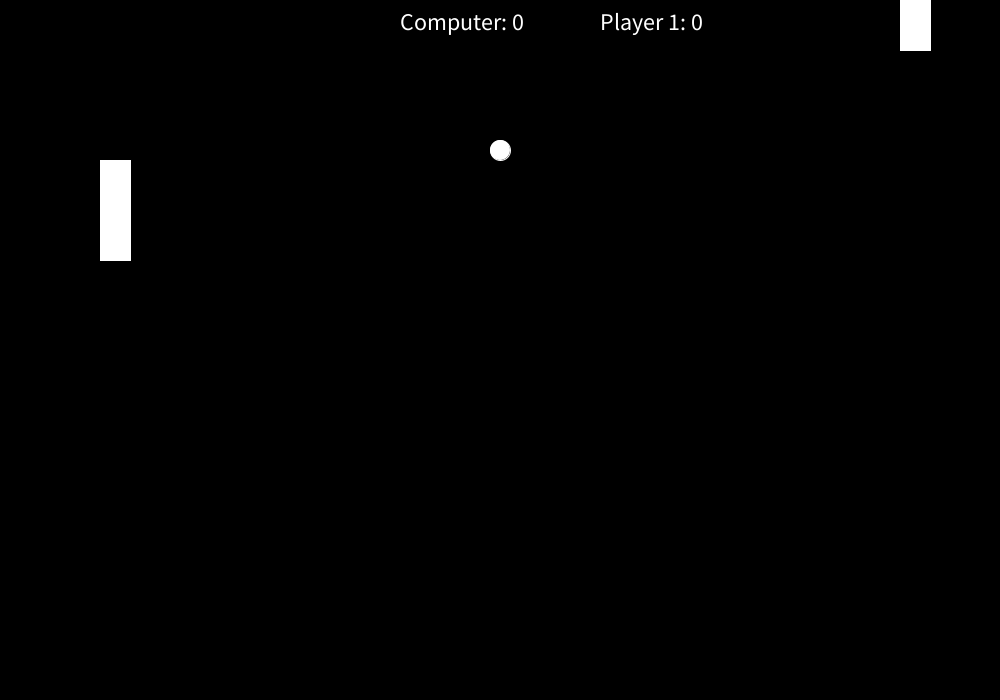
Frame 1 (no input)
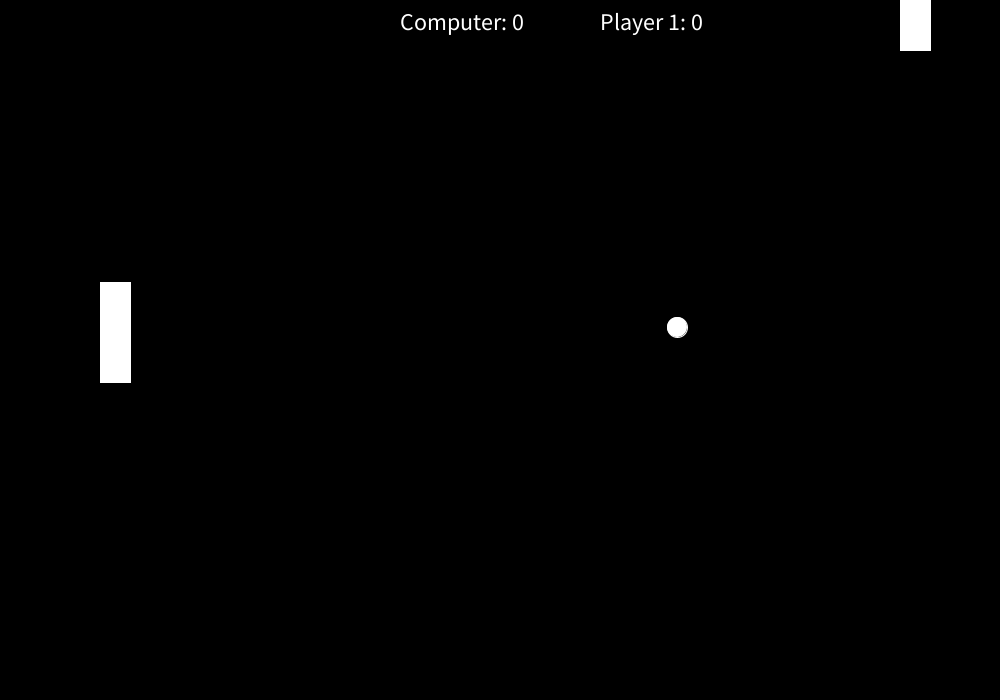
Frame 60 (the mouse pressed at the canvas centre just before this capture)
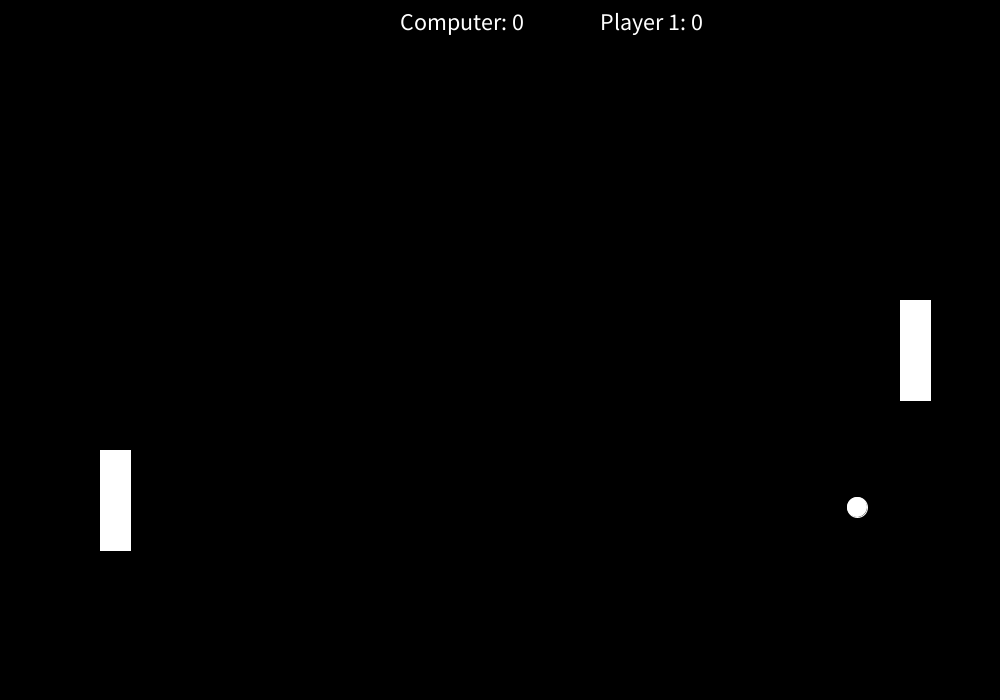
Frame 120 (the mouse held since frame 60 and released just before this capture)

The Processing sketch that drew these frames (run headless with seeded random() and noise(); from frame 60 on, the mouse is pressed at the canvas centre):

// Processing sketch: processing_117720
// ── processing_117720.pde

int p1=0;
int p2=0;
int x=500;
int y=150;
int y2=160;
int z=3;
int z2=3;
int z3=3;
void setup() {
  size(1000, 700);
}

void draw() {
  background(0);
  fill(255);
  stroke(255);
  textSize(24);
  text("Computer: "+ p2, 400, 30);
  text("Player 1: " + p1, 600, 30);
  rect(900, mouseY-50, 30, 100);
  rect(100, y2, 30, 100);
  y2=y2+z3;
  if((y2+100>700) || (y2<0)) {
    y2=350;
  }
  if(y<350) {
    z3=-4;
  }
  if(y>350) {
    z3=4;
  }
  ellipse(x, y, 20, 20);
  x=x+z;
  y=y+z2;
  if((y>700) || (y<0)) {
    z2=z2*-1;
  }
  if((x>900) && (x<930) && (y>mouseY-50) && (y<mouseY+50)) {
    z=-3;
  }
  if((x>100) && (x<130) && (y>y2-50) && (y<y2+50)) {
    z=3;
  }
  if(x<0) {
    p1=p1+1;
    x=500;
    y=350;
    z=3;
  }
  if(x>1000) {
    p2=p2+1;
    x=500;
    y=350;
    z=-3;
  }
}
